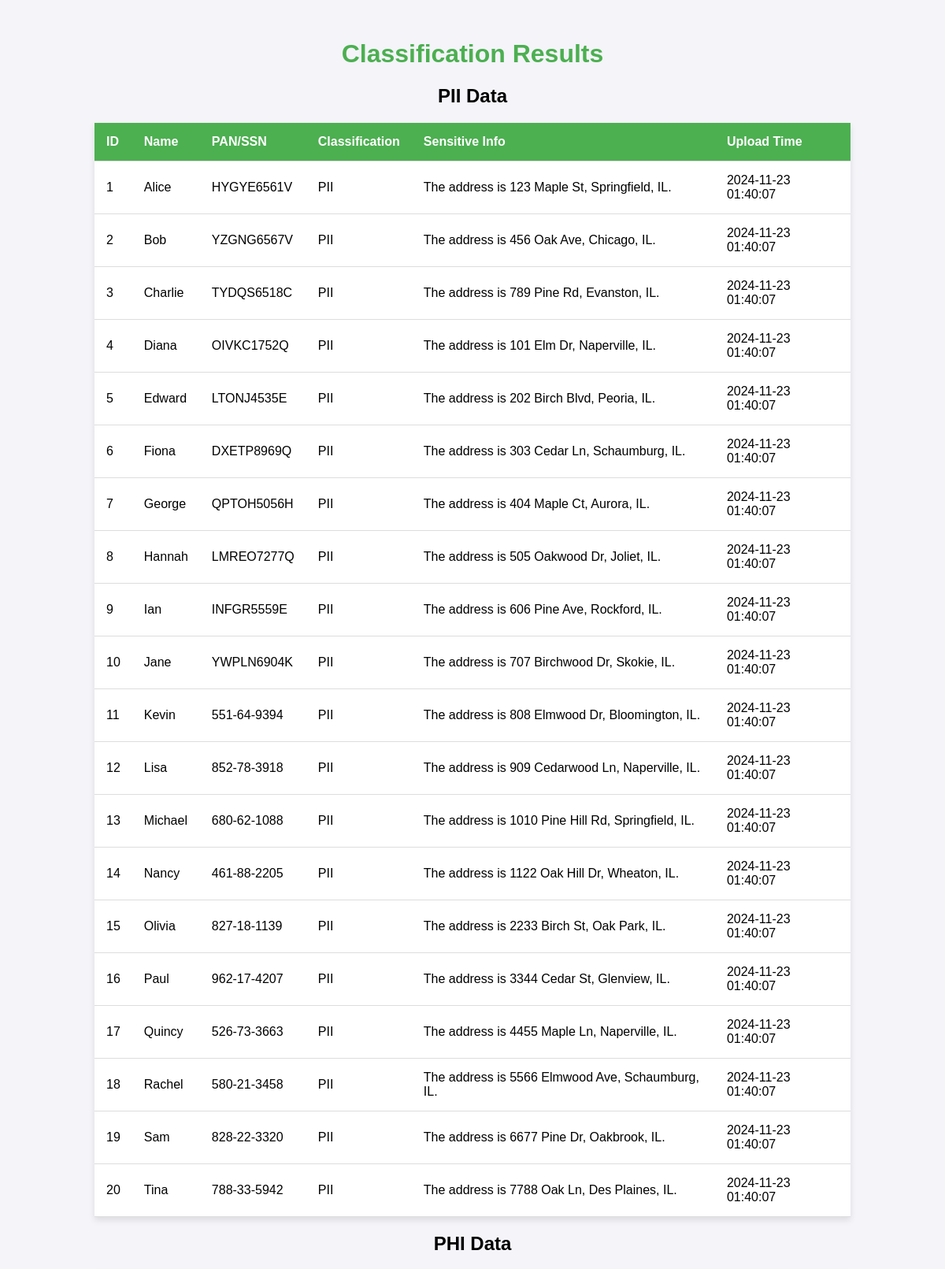
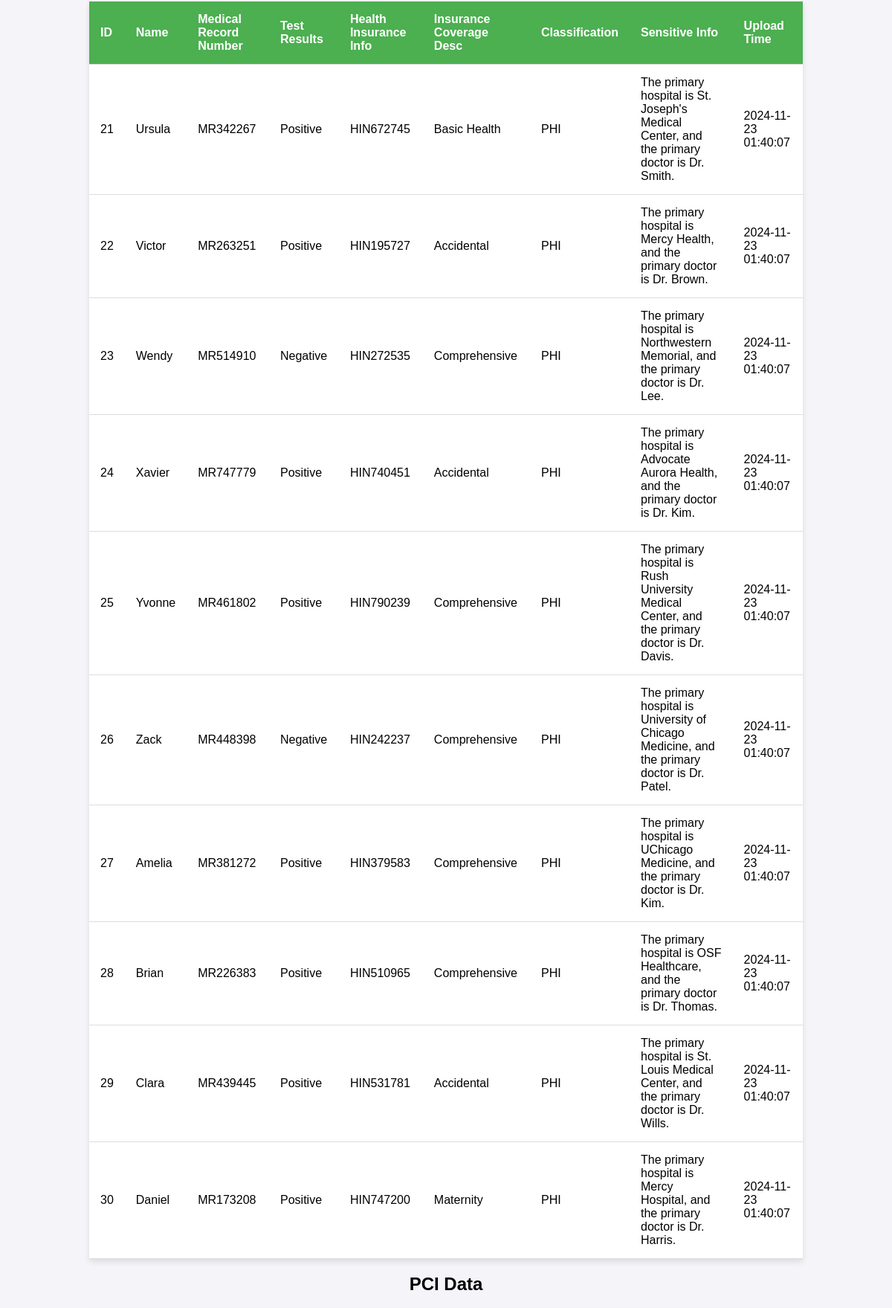
The page /result/1 (upper part) on the database its author committed (2 pictures, top to bottom).
### tables this page shows
CREATE TABLE PII (
            ID INTEGER,
            Name TEXT,
            PAN_SSN TEXT,
            Classification TEXT,
            Sensitive_Info TEXT,  
            UploadTime TEXT
        );

CREATE TABLE PHI (
            ID INTEGER,
            Name TEXT,
            Medical_Record_Number TEXT,
            Test_Results TEXT,
            Health_Insurance_Info TEXT,
            Insurance_Coverage_Desc TEXT,
            Classification TEXT,
            Sensitive_Info TEXT,  
            UploadTime TEXT
        );

### app.py (the view)
@app.route('/result/<int:doc_id>')
def result(doc_id):
    try:
        conn = sqlite3.connect(DATABASE)
        cursor = conn.cursor()
        cursor.execute("SELECT * FROM PII WHERE ID IN (SELECT ID FROM ScannedFiles WHERE DocID = ?)", (doc_id,))
        pii_data = cursor.fetchall()
        cursor.execute("SELECT * FROM PHI WHERE ID IN (SELECT ID FROM ScannedFiles WHERE DocID = ?)", (doc_id,))
        phi_data = cursor.fetchall()
        cursor.execute("SELECT * FROM PCI WHERE ID IN (SELECT ID FROM ScannedFiles WHERE DocID = ?)", (doc_id,))
        pci_data = cursor.fetchall()
        cursor.execute("SELECT UploadTime FROM ScannedFiles WHERE DocID = ?", (doc_id,))
        upload_time = cursor.fetchone()
        upload_time = upload_time[0] if upload_time else "Unknown"
        return render_template(
            'result.html',
            pii_data=pii_data,
            phi_data=phi_data,
            pci_data=pci_data,
            doc_id=doc_id,
            upload_time=upload_time
        )
    except Exception as e:
        flash(f"Error fetching results: {e}", 'danger')
        return redirect(url_for('upload'))
    finally:
        conn.close()

### templates/result.html (shortened to what this page needs)
<!DOCTYPE html>
<html lang="en">
<head>
</head>
<body>
    <div class="container">
        <h1 class="text-center">Classification Results</h1>
        <h2>PII Data</h2>
        <table class="table table-bordered">
            <thead>
                <tr>
                    <th>ID</th>
                    <th>Name</th>
                    <th>PAN/SSN</th>
                    <th>Classification</th>
                    <th>Sensitive Info</th>
                    <th>Upload Time</th>
                </tr>
            </thead>
            <tbody>
                {% for row in pii_data %}
                <tr>
                    {% for column in row %}
                    <td>{{ column }}</td>
                    {% endfor %}
                </tr>
                {% endfor %}
            </tbody>
        </table>
        <h2>PHI Data</h2>
        <table class="table table-bordered">
            <thead>
                <tr>
                    <th>ID</th>
                    <th>Name</th>
                    <th>Medical Record Number</th>
                    <th>Test Results</th>
                    <th>Health Insurance Info</th>
                    <th>Insurance Coverage Desc</th>
                    <th>Classification</th>
                    <th>Sensitive Info</th>
                    <th>Upload Time</th>
                </tr>
            </thead>
            <tbody>
                {% for row in phi_data %}
                <tr>
                    {% for column in row %}
                    <td>{{ column }}</td>
                    {% endfor %}
                </tr>
                {% endfor %}
            </tbody>
        </table>
        <h2>PCI Data</h2>
    </div>
</body>
</html>

### templates/result.html (style rules this page uses)
body { font-family: Arial, sans-serif; text-align: center; background-color: #f4f4f9; margin: 0; padding: 0; }
h1 { color: #4CAF50; margin-top: 50px; }
table { margin: 20px auto; border-collapse: collapse; width: 80%; background: white; box-shadow: 0px 4px 8px rgba(0, 0, 0, 0.1); }
th, td { padding: 15px; text-align: left; border-bottom: 1px solid #ddd; }
th { background-color: #4CAF50; color: white; }

### rows shown on the page
PII: row "1", Name "Alice", PAN_SSN "HYGYE6561V", Classification "PII", Sensitive_Info "The address is 123 Maple St, Springfield, IL.", UploadTime "2024-11-23 01:40:07"
PII: row "2", Name "Bob", PAN_SSN "YZGNG6567V", Classification "PII", Sensitive_Info "The address is 456 Oak Ave, Chicago, IL.", UploadTime "2024-11-23 01:40:07"
PII: row "3", Name "Charlie", PAN_SSN "TYDQS6518C", Classification "PII", Sensitive_Info "The address is 789 Pine Rd, Evanston, IL.", UploadTime "2024-11-23 01:40:07"
PII: row "4", Name "Diana", PAN_SSN "OIVKC1752Q", Classification "PII", Sensitive_Info "The address is 101 Elm Dr, Naperville, IL.", UploadTime "2024-11-23 01:40:07"
PII: row "5", Name "Edward", PAN_SSN "LTONJ4535E", Classification "PII", Sensitive_Info "The address is 202 Birch Blvd, Peoria, IL.", UploadTime "2024-11-23 01:40:07"
PII: row "6", Name "Fiona", PAN_SSN "DXETP8969Q", Classification "PII", Sensitive_Info "The address is 303 Cedar Ln, Schaumburg, IL.", UploadTime "2024-11-23 01:40:07"
PII: row "7", Name "George", PAN_SSN "QPTOH5056H", Classification "PII", Sensitive_Info "The address is 404 Maple Ct, Aurora, IL.", UploadTime "2024-11-23 01:40:07"
PII: row "8", Name "Hannah", PAN_SSN "LMREO7277Q", Classification "PII", Sensitive_Info "The address is 505 Oakwood Dr, Joliet, IL.", UploadTime "2024-11-23 01:40:07"
PII: row "9", Name "Ian", PAN_SSN "INFGR5559E", Classification "PII", Sensitive_Info "The address is 606 Pine Ave, Rockford, IL.", UploadTime "2024-11-23 01:40:07"
PII: row "10", Name "Jane", PAN_SSN "YWPLN6904K", Classification "PII", Sensitive_Info "The address is 707 Birchwood Dr, Skokie, IL.", UploadTime "2024-11-23 01:40:07"
PII: row "11", Name "Kevin", PAN_SSN "551-64-9394", Classification "PII", Sensitive_Info "The address is 808 Elmwood Dr, Bloomington, IL.", UploadTime "2024-11-23 01:40:07"
PII: row "12", Name "Lisa", PAN_SSN "852-78-3918", Classification "PII", Sensitive_Info "The address is 909 Cedarwood Ln, Naperville, IL.", UploadTime "2024-11-23 01:40:07"
PII: row "13", Name "Michael", PAN_SSN "680-62-1088", Classification "PII", Sensitive_Info "The address is 1010 Pine Hill Rd, Springfield, IL.", UploadTime "2024-11-23 01:40:07"
PII: row "14", Name "Nancy", PAN_SSN "461-88-2205", Classification "PII", Sensitive_Info "The address is 1122 Oak Hill Dr, Wheaton, IL.", UploadTime "2024-11-23 01:40:07"
PII: row "15", Name "Olivia", PAN_SSN "827-18-1139", Classification "PII", Sensitive_Info "The address is 2233 Birch St, Oak Park, IL.", UploadTime "2024-11-23 01:40:07"
PII: row "16", Name "Paul", PAN_SSN "962-17-4207", Classification "PII", Sensitive_Info "The address is 3344 Cedar St, Glenview, IL.", UploadTime "2024-11-23 01:40:07"
PII: row "17", Name "Quincy", PAN_SSN "526-73-3663", Classification "PII", Sensitive_Info "The address is 4455 Maple Ln, Naperville, IL.", UploadTime "2024-11-23 01:40:07"
PII: row "18", Name "Rachel", PAN_SSN "580-21-3458", Classification "PII", Sensitive_Info "The address is 5566 Elmwood Ave, Schaumburg, IL.", UploadTime "2024-11-23 01:40:07"
PII: row "19", Name "Sam", PAN_SSN "828-22-3320", Classification "PII", Sensitive_Info "The address is 6677 Pine Dr, Oakbrook, IL.", UploadTime "2024-11-23 01:40:07"
PII: row "20", Name "Tina", PAN_SSN "788-33-5942", Classification "PII", Sensitive_Info "The address is 7788 Oak Ln, Des Plaines, IL.", UploadTime "2024-11-23 01:40:07"
PHI: row "21", Name "Ursula", Medical_Record_Number "MR342267", Test_Results "Positive", Health_Insurance_Info "HIN672745", Insurance_Coverage_Desc "Basic Health", Classification "PHI", Sensitive_Info "The primary hospital is St. Joseph's Medical Center, and the primary doctor is Dr. Smith.", UploadTime "2024-11-23 01:40:07"
PHI: row "22", Name "Victor", Medical_Record_Number "MR263251", Test_Results "Positive", Health_Insurance_Info "HIN195727", Insurance_Coverage_Desc "Accidental", Classification "PHI", Sensitive_Info "The primary hospital is Mercy Health, and the primary doctor is Dr. Brown.", UploadTime "2024-11-23 01:40:07"
PHI: row "23", Name "Wendy", Medical_Record_Number "MR514910", Test_Results "Negative", Health_Insurance_Info "HIN272535", Insurance_Coverage_Desc "Comprehensive", Classification "PHI", Sensitive_Info "The primary hospital is Northwestern Memorial, and the primary doctor is Dr. Lee.", UploadTime "2024-11-23 01:40:07"
PHI: row "24", Name "Xavier", Medical_Record_Number "MR747779", Test_Results "Positive", Health_Insurance_Info "HIN740451", Insurance_Coverage_Desc "Accidental", Classification "PHI", Sensitive_Info "The primary hospital is Advocate Aurora Health, and the primary doctor is Dr. Kim.", UploadTime "2024-11-23 01:40:07"
PHI: row "25", Name "Yvonne", Medical_Record_Number "MR461802", Test_Results "Positive", Health_Insurance_Info "HIN790239", Insurance_Coverage_Desc "Comprehensive", Classification "PHI", Sensitive_Info "The primary hospital is Rush University Medical Center, and the primary doctor is Dr. Davis.", UploadTime "2024-11-23 01:40:07"
PHI: row "26", Name "Zack", Medical_Record_Number "MR448398", Test_Results "Negative", Health_Insurance_Info "HIN242237", Insurance_Coverage_Desc "Comprehensive", Classification "PHI", Sensitive_Info "The primary hospital is University of Chicago Medicine, and the primary doctor is Dr. Patel.", UploadTime "2024-11-23 01:40:07"
PHI: row "27", Name "Amelia", Medical_Record_Number "MR381272", Test_Results "Positive", Health_Insurance_Info "HIN379583", Insurance_Coverage_Desc "Comprehensive", Classification "PHI", Sensitive_Info "The primary hospital is UChicago Medicine, and the primary doctor is Dr. Kim.", UploadTime "2024-11-23 01:40:07"
PHI: row "28", Name "Brian", Medical_Record_Number "MR226383", Test_Results "Positive", Health_Insurance_Info "HIN510965", Insurance_Coverage_Desc "Comprehensive", Classification "PHI", Sensitive_Info "The primary hospital is OSF Healthcare, and the primary doctor is Dr. Thomas.", UploadTime "2024-11-23 01:40:07"
PHI: row "29", Name "Clara", Medical_Record_Number "MR439445", Test_Results "Positive", Health_Insurance_Info "HIN531781", Insurance_Coverage_Desc "Accidental", Classification "PHI", Sensitive_Info "The primary hospital is St. Louis Medical Center, and the primary doctor is Dr. Wills.", UploadTime "2024-11-23 01:40:07"
PHI: row "30", Name "Daniel", Medical_Record_Number "MR173208", Test_Results "Positive", Health_Insurance_Info "HIN747200", Insurance_Coverage_Desc "Maternity", Classification "PHI", Sensitive_Info "The primary hospital is Mercy Hospital, and the primary doctor is Dr. Harris.", UploadTime "2024-11-23 01:40:07"
